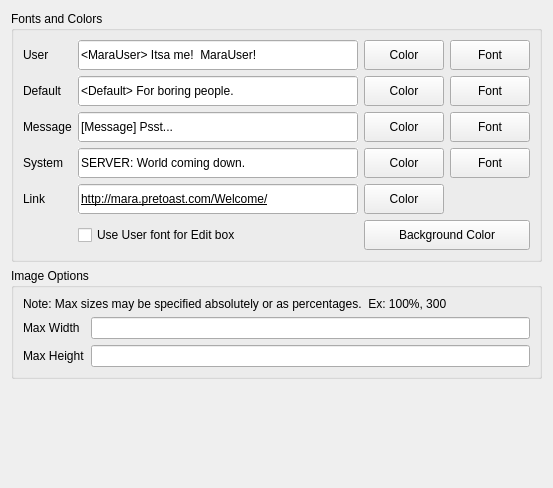
     <widget class="QWidget" name="qwpFonts" >
      <property name="geometry" >
       <rect>
        <x>0</x>
        <y>0</y>
        <width>553</width>
        <height>488</height>
       </rect>
      </property>
      <layout class="QVBoxLayout" name="verticalLayout_2" >
       <item>
        <widget class="QGroupBox" name="qgpFonts" >
         <property name="title" >
          <string>Fonts and Colors</string>
         </property>
         <layout class="QGridLayout" name="gridLayout" >
          <item row="0" column="0" >
           <widget class="QLabel" name="qlbUser" >
            <property name="text" >
             <string>User</string>
            </property>
           </widget>
          </item>
          <item row="0" column="1" >
           <widget class="QLineEdit" name="qleUserExample" >
            <property name="sizePolicy" >
             <sizepolicy vsizetype="Fixed" hsizetype="Expanding" >
              <horstretch>0</horstretch>
              <verstretch>0</verstretch>
             </sizepolicy>
            </property>
            <property name="minimumSize" >
             <size>
              <width>0</width>
              <height>30</height>
             </size>
            </property>
            <property name="autoFillBackground" >
             <bool>true</bool>
            </property>
            <property name="text" >
             <string>&lt;MaraUser> Itsa me!  MaraUser!</string>
            </property>
            <property name="readOnly" >
             <bool>true</bool>
            </property>
           </widget>
          </item>
          <item row="0" column="2" >
           <widget class="QPushButton" name="qpbUserColor" >
            <property name="minimumSize" >
             <size>
              <width>0</width>
              <height>30</height>
             </size>
            </property>
            <property name="text" >
             <string>Color</string>
            </property>
           </widget>
          </item>
          <item row="0" column="3" >
           <widget class="QPushButton" name="qpbUserFont" >
            <property name="minimumSize" >
             <size>
              <width>0</width>
              <height>30</height>
             </size>
            </property>
            <property name="text" >
             <string>Font</string>
            </property>
           </widget>
          </item>
          <item row="1" column="0" >
           <widget class="QLabel" name="qlbDefault" >
            <property name="text" >
             <string>Default</string>
            </property>
           </widget>
          </item>
          <item row="1" column="1" >
           <widget class="QLineEdit" name="qleDefaultExample" >
            <property name="sizePolicy" >
             <sizepolicy vsizetype="Fixed" hsizetype="Expanding" >
              <horstretch>0</horstretch>
              <verstretch>0</verstretch>
             </sizepolicy>
            </property>
            <property name="minimumSize" >
             <size>
              <width>0</width>
              <height>30</height>
             </size>
            </property>
            <property name="autoFillBackground" >
             <bool>true</bool>
            </property>
            <property name="text" >
             <string>&lt;Default> For boring people.</string>
            </property>
            <property name="readOnly" >
             <bool>true</bool>
            </property>
           </widget>
          </item>
          <item row="1" column="2" >
           <widget class="QPushButton" name="qpbDefaultColor" >
            <property name="minimumSize" >
             <size>
              <width>0</width>
              <height>30</height>
             </size>
            </property>
            <property name="text" >
             <string>Color</string>
            </property>
           </widget>
          </item>
          <item row="1" column="3" >
           <widget class="QPushButton" name="qpbDefaultFont" >
            <property name="minimumSize" >
             <size>
              <width>0</width>
              <height>30</height>
             </size>
            </property>
            <property name="text" >
             <string>Font</string>
            </property>
           </widget>
          </item>
          <item row="2" column="0" >
           <widget class="QLabel" name="qlbMessage" >
            <property name="text" >
             <string>Message</string>
            </property>
           </widget>
          </item>
          <item row="2" column="1" >
           <widget class="QLineEdit" name="qleMessageExample" >
            <property name="sizePolicy" >
             <sizepolicy vsizetype="Fixed" hsizetype="Expanding" >
              <horstretch>0</horstretch>
              <verstretch>0</verstretch>
             </sizepolicy>
            </property>
            <property name="minimumSize" >
             <size>
              <width>0</width>
              <height>30</height>
             </size>
            </property>
            <property name="autoFillBackground" >
             <bool>true</bool>
            </property>
            <property name="text" >
             <string>[Message] Psst...</string>
            </property>
            <property name="readOnly" >
             <bool>true</bool>
            </property>
           </widget>
          </item>
          <item row="2" column="2" >
           <widget class="QPushButton" name="qpbMessageColor" >
            <property name="minimumSize" >
             <size>
              <width>0</width>
              <height>30</height>
             </size>
            </property>
            <property name="text" >
             <string>Color</string>
            </property>
           </widget>
          </item>
          <item row="2" column="3" >
           <widget class="QPushButton" name="qpbMessageFont" >
            <property name="minimumSize" >
             <size>
              <width>0</width>
              <height>30</height>
             </size>
            </property>
            <property name="text" >
             <string>Font</string>
            </property>
           </widget>
          </item>
          <item row="3" column="0" >
           <widget class="QLabel" name="qlbSystem" >
            <property name="text" >
             <string>System</string>
            </property>
           </widget>
          </item>
          <item row="3" column="1" >
           <widget class="QLineEdit" name="qleSystemExample" >
            <property name="sizePolicy" >
             <sizepolicy vsizetype="Fixed" hsizetype="Expanding" >
              <horstretch>0</horstretch>
              <verstretch>0</verstretch>
             </sizepolicy>
            </property>
            <property name="minimumSize" >
             <size>
              <width>0</width>
              <height>30</height>
             </size>
            </property>
            <property name="autoFillBackground" >
             <bool>true</bool>
            </property>
            <property name="text" >
             <string>SERVER: World coming down. </string>
            </property>
            <property name="readOnly" >
             <bool>true</bool>
            </property>
           </widget>
          </item>
          <item row="3" column="2" >
           <widget class="QPushButton" name="qpbSystemColor" >
            <property name="minimumSize" >
             <size>
              <width>0</width>
              <height>30</height>
             </size>
            </property>
            <property name="text" >
             <string>Color</string>
            </property>
           </widget>
          </item>
          <item row="3" column="3" >
           <widget class="QPushButton" name="qpbSystemFont" >
            <property name="minimumSize" >
             <size>
              <width>0</width>
              <height>30</height>
             </size>
            </property>
            <property name="text" >
             <string>Font</string>
            </property>
           </widget>
          </item>
          <item row="4" column="0" >
           <widget class="QLabel" name="qlbLink" >
            <property name="text" >
             <string>Link</string>
            </property>
           </widget>
          </item>
          <item row="4" column="1" >
           <widget class="QLineEdit" name="qleLinkExample" >
            <property name="sizePolicy" >
             <sizepolicy vsizetype="Fixed" hsizetype="Expanding" >
              <horstretch>0</horstretch>
              <verstretch>0</verstretch>
             </sizepolicy>
            </property>
            <property name="minimumSize" >
             <size>
              <width>0</width>
              <height>30</height>
             </size>
            </property>
            <property name="font" >
             <font>
              <underline>true</underline>
             </font>
            </property>
            <property name="autoFillBackground" >
             <bool>true</bool>
            </property>
            <property name="text" >
             <string>http://mara.pretoast.com/Welcome/</string>
            </property>
            <property name="readOnly" >
             <bool>true</bool>
            </property>
           </widget>
          </item>
          <item row="5" column="2" colspan="2" >
           <widget class="QPushButton" name="qpbBackgroundColor" >
            <property name="minimumSize" >
             <size>
              <width>0</width>
              <height>30</height>
             </size>
            </property>
            <property name="text" >
             <string>Background Color</string>
            </property>
           </widget>
          </item>
          <item row="5" column="1" >
           <widget class="QCheckBox" name="qcbUserFontInEdit" >
            <property name="text" >
             <string>Use User font for Edit box</string>
            </property>
           </widget>
          </item>
          <item row="4" column="2" >
           <widget class="QPushButton" name="qpbLinkColor" >
            <property name="minimumSize" >
             <size>
              <width>0</width>
              <height>30</height>
             </size>
            </property>
            <property name="text" >
             <string>Color</string>
            </property>
           </widget>
          </item>
         </layout>
         <zorder>qlbUser</zorder>
         <zorder>qleUserExample</zorder>
         <zorder>qpbUserColor</zorder>
         <zorder>qpbUserFont</zorder>
         <zorder>qlbDefault</zorder>
         <zorder>qleDefaultExample</zorder>
         <zorder>qpbDefaultColor</zorder>
         <zorder>qpbDefaultFont</zorder>
         <zorder>qlbMessage</zorder>
         <zorder>qleMessageExample</zorder>
         <zorder>qpbMessageColor</zorder>
         <zorder>qpbMessageFont</zorder>
         <zorder>qlbSystem</zorder>
         <zorder>qleSystemExample</zorder>
         <zorder>qpbSystemColor</zorder>
         <zorder>qpbSystemFont</zorder>
         <zorder>qlbLink</zorder>
         <zorder>qleLinkExample</zorder>
         <zorder>qpbBackgroundColor</zorder>
         <zorder>qcbUserFontInEdit</zorder>
         <zorder>qpbLinkColor</zorder>
        </widget>
       </item>
       <item>
        <widget class="QGroupBox" name="qgbImage" >
         <property name="title" >
          <string>Image Options</string>
         </property>
         <layout class="QGridLayout" name="gridLayout_7" >
          <item row="0" column="0" colspan="2" >
           <widget class="QLabel" name="label" >
            <property name="text" >
             <string>Note: Max sizes may be specified absolutely or as percentages.  Ex: 100%, 300</string>
            </property>
           </widget>
          </item>
          <item row="1" column="0" >
           <widget class="QLabel" name="qlbImgMaxHeight" >
            <property name="text" >
             <string>Max Width</string>
            </property>
           </widget>
          </item>
          <item row="2" column="1" >
           <widget class="QLineEdit" name="qleImageMaxHeight" />
          </item>
          <item row="1" column="1" >
           <widget class="QLineEdit" name="qleImageMaxWidth" />
          </item>
          <item row="2" column="0" >
           <widget class="QLabel" name="qlbImgMaxWidth" >
            <property name="text" >
             <string>Max Height</string>
            </property>
           </widget>
          </item>
         </layout>
        </widget>
       </item>
       <item>
        <spacer name="verticalSpacer_2" >
         <property name="orientation" >
          <enum>Qt::Vertical</enum>
         </property>
         <property name="sizeHint" stdset="0" >
          <size>
           <width>20</width>
           <height>40</height>
          </size>
         </property>
        </spacer>
       </item>
      </layout>
      <zorder>qgpFonts</zorder>
      <zorder>verticalSpacer_2</zorder>
      <zorder>qgbImage</zorder>
      <zorder>qlbImgMaxWidth</zorder>
     </widget>
